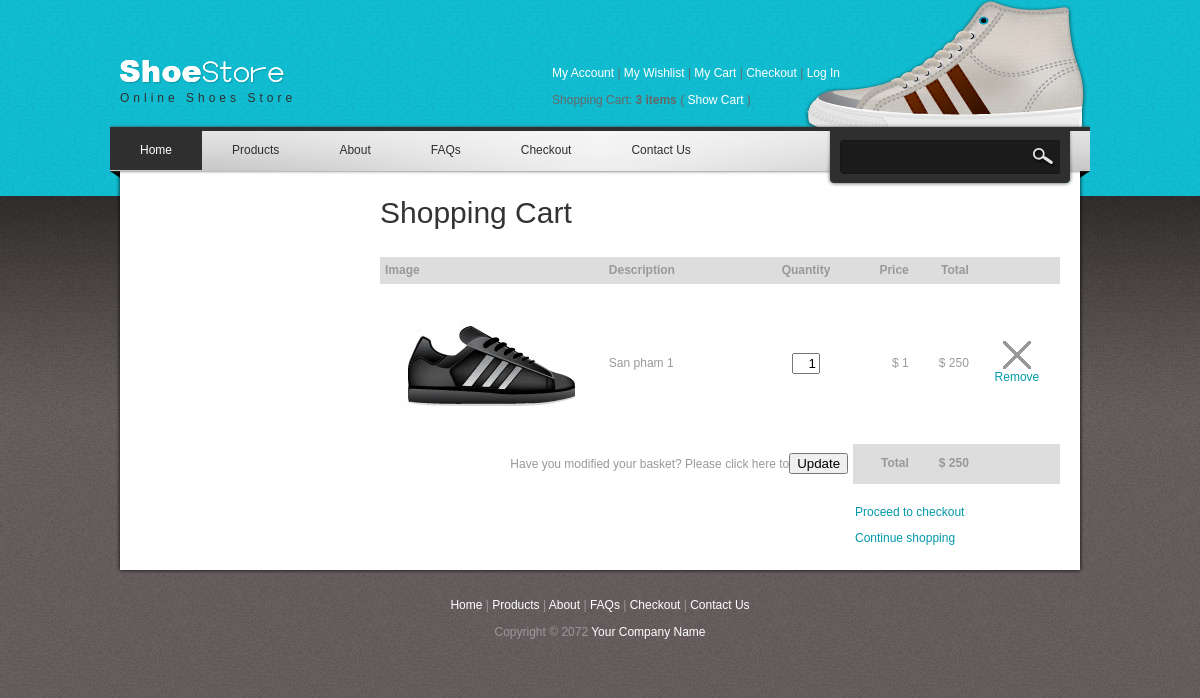
/gio-hang.php?thaotac=them&id=1, run on the app's committed database.
### tables this page shows
CREATE TABLE IF NOT EXISTS `sanpham` (
  `id` int(25) NOT NULL,
  `ten` varchar(50) NOT NULL,
  `maloai` int(11) NOT NULL,
  `mota` varchar(50) NOT NULL,
  `hinhanh` varchar(50) NOT NULL,
  `gia` int(11) NOT NULL,
  `soluong` int(11) NOT NULL,
  PRIMARY KEY (`id`)
);

### gio-hang.php (the view, shortened to what this page needs)
<?php
include('header.php');
include('menu.php');
include('ketnoi.php');
$giohang = array();
if(isset($_GET["thaotac"]) && isset($_GET["id"])){
	$id = $_GET["id"];
	if(($_GET["thaotac"]) =="them"){
		for($i=0; $i<count($giohang);$i++){
		 if($giohang[$i]["id"] == $id){
			 $giohang[$i]["soluong"]++;
			 break;
			}
			}
		if($i == count($giohang)){
			$sql = "SELECT * FROM sanpham,loaisanpham WHERE id =$id AND loaisanpham.maloai = sanpham.maloai";
			$result = $conn->query($sql);
			if($result->num_rows > 0){
				$sanpham = $result->fetch_assoc();
				$sanpham["soluong"] = 1;
				$giohang[] = $sanpham;
				}
			}
	}
}
?>
 <div id="templatemo_main">
 <div id="content" class="float_r">
  <h1>Shopping Cart</h1>
	<form method ="post" action ="gio-hang.php">
        	<table width="680px" cellspacing="0" cellpadding="5">
                   	  <tr bgcolor="#ddd">
                        	<th width="220" align="left">Image </th>
                        	<th width="180" align="left">Description </th>
                       	  	<th width="100" align="center">Quantity </th>
                        	<th width="60" align="right">Price </th>
                        	<th width="60" align="right">Total </th>
                        	<th width="90"> </th>
                      </tr>
					  <?php
					  $tongtien = 0;
					  foreach($giohang as $sp){
						 $tien = $sp["gia"]*$sp["soluong"];
						 $tongtien+=$tien;
					  ?>
                        <tr>
                        	<td><img src="images/product/<?=$sp["hinhanh"]?>" alt="image" /> </td>
                            <td><?=$sp["ten"]?><input type="hidden" name="id[]" value="<?=$sp["id"]?>" style="width: 20px; text-align: right" /> </td>
                       	  	<td align="center"><input type="text" name="soluong[]" value="<?=$sp["soluong"]?>" style="width: 20px; text-align: right" />  </td>
                            <td align="right">$ <?=$sp["soluong"]?> </td>
                            <td align="right">$ <?=$tien?> </td>
                            <td align="center"> <a href="gio-hang.php?thaotac=xoa&id=<?=$sp["id"]?>"><img src="images/remove_x.gif" alt="remove" /><br />Remove</a>  </td>
						</tr>
						<?php
						}
						?>
						<tr>
                        	<td colspan="3" align="right"  height="30px">Have you modified your basket? Please click here to<input type="submit" value="Update"&nbsp;&nbsp;</td>
                            <td align="right" style="background:#ddd; font-weight:bold"> Total </td>
                            <td align="right" style="background:#ddd; font-weight:bold">$ <?=$tongtien?></td>
                            <td style="background:#ddd; font-weight:bold"> </td>
						</tr>
					</table>
					</form>
                    <div style="float:right; width: 215px; margin-top: 20px;">
					<p><a href="checkout.html">Proceed to checkout</a></p>
                    <p><a href="javascript:history.back()">Continue shopping</a></p>
                    </div>
            </div>
    </div>
<?php
include('footer.php');
?>

### templatemo_style.css (style rules this page uses)
body { margin: 0; padding: 0; color: #999; font-family: Tahoma, Geneva, sans-serif; font-size: 12px; line-height: 1.4em; background-color: #665f5f; background-repeat: repeat; background-image: url(images/templatemo_body.jpg) }
a, a:link, a:visited { color: #0299aa; font-weight: normal; text-decoration: none }
p { margin: 0 0 10px 0; padding: 0; }
img { border: none; }
h1, h2, h3, h4, h5, h6 { color: #333; font-weight: normal; }
h1 { font-size: 30px; margin: 0 0 30px; padding: 5px 0 }
.float_r { float: right }
#templatemo_main { width: 940px; padding: 10px 20px; background: url(images/templatemo_main_bg.png) repeat-y }
#content { width: 690px }

### data on the page
sanpham: hinhanh (picture), ten "San pham 1", soluong "1", gia "250"

### other printed values
$tongtien "250"
